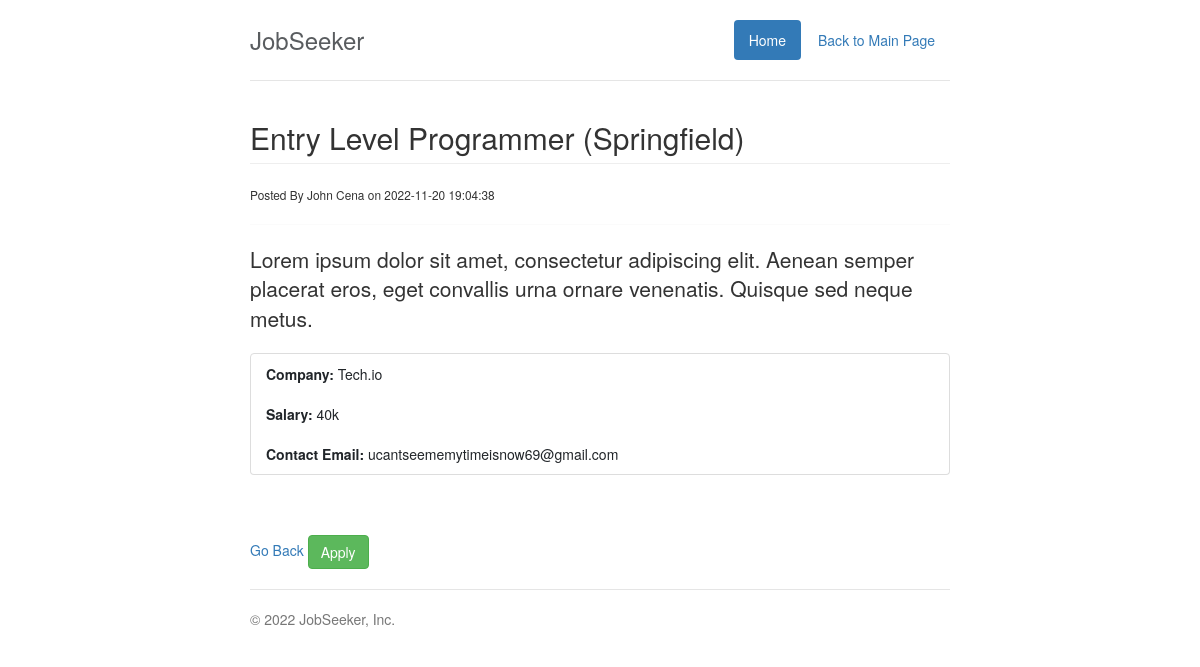
The app's page /user/job.php?id=2 with its own data.
### tables this page shows
CREATE TABLE `jobs` (
  `id` int(11) NOT NULL,
  `category_id` int(11) NOT NULL,
  `company` varchar(255) NOT NULL,
  `job_title` varchar(255) NOT NULL,
  `description` varchar(255) NOT NULL,
  `salary` varchar(255) NOT NULL,
  `location` varchar(255) NOT NULL,
  `contact_user` varchar(255) NOT NULL,
  `contact_email` varchar(255) NOT NULL,
  `post_date` timestamp NOT NULL DEFAULT current_timestamp()
);

### user/lib/Template.php (called while the page is built, shortened)
<?php
class Template{
    protected $template;
    public function __construct($template)
    {
        $this->template = $template;
    }
    public function __toString()
    {
        include basename($this->template);
        return ob_get_clean();
    }
}

### user/lib/Database.php (called while the page is built, shortened)
<?php
class Database {
    private $host = DB_HOST;
    private $user = DB_USER;
    private $pass = DB_PASS;
    private $dbname = DB_NAME;
    private $dbh;
    private $stmt;
    public function __construct()
    {
        $dsn = 'mysql:host='. $this->host .';dbname='. $this->dbname;
        $options = array (
            PDO::ATTR_PERSISTENT => true,
            PDO::ATTR_ERRMODE => PDO::ERRMODE_EXCEPTION
        );
        try {
            $this->dbh = new PDO($dsn, $this->user,$this->pass, $options);
        }
        catch(PDOException $e) {
            $this->error = $e->getMessage();
        }
    }
    public function query($query){
        $this->stmt = $this->dbh->prepare($query);
    }
    public function bind($param, $value, $type = null){
        if(is_null($type)){
            switch(true){
                default :
                $type = PDO::PARAM_STR;
            }
        }
        $this->stmt->bindValue($param,$value,$type);
    }
    public function execute(){
        return $this->stmt->execute();
    }
    public function single(){
        $this->execute();
        return $this->stmt->fetch(PDO::FETCH_OBJ);
    }
}

### user/lib/Job.php (called while the page is built, shortened)
<?php
class Job{
    private $db;
    public function __construct()
    {
        $this->db = new Database;
    }
       public function getJob($id){
            $this->db->query("SELECT * FROM jobs WHERE id = :id");
            $this->db->bind(':id', $id);
            $row = $this->db->single();
            return $row;
       }
}

### user/templates/job-single.php (the view)
<?php include 'inc/header.php';?>
<h2 class="page-header"> <?php echo $job->job_title; ?> (<?php echo $job->location; ?>)</h2>
<small>Posted By <?php echo $job->contact_user;?> on <?php echo $job->post_date;?></small>
<hr>
<p class="lead"><?php echo $job->description;?></p>
<ul class="list-group">
    <li class="list-group-item"><strong>Company:</strong> <?php echo $job->company;?></li>
    <li class="list-group-item"><strong>Salary:</strong> <?php echo $job->salary;?></li>
    <li class="list-group-item"><strong>Contact Email:</strong> <?php echo $job->contact_email;?></li>
</ul>
<br><br>
<a href="index1.php">Go Back</a>
<form style="display:inline"
    method="post" action="apply.php"><input type="hidden" name="del_id" value="<?php echo $job->id;?>">
    <input type="submit" class="btn btn-success" value="Apply">
</form>
<br><br>
<?php include 'inc/footer.php';?>

### user/css/styles.css (style rules this page uses)
body { padding-top: 20px; padding-bottom: 20px; }

### records on screen
jobs: job_title "Entry Level Programmer", location "Springfield", contact_user "John Cena", post_date "2022-11-20 19:04:38", description "Lorem ipsum dolor sit amet, consectetur adipiscing elit. Aenean semper placerat eros, eget convallis urna ornare venenatis. Quisque sed neque metus.", company "Tech.io", salary "40k", contact_email "ucantseememytimeisnow69@gmail.com"
